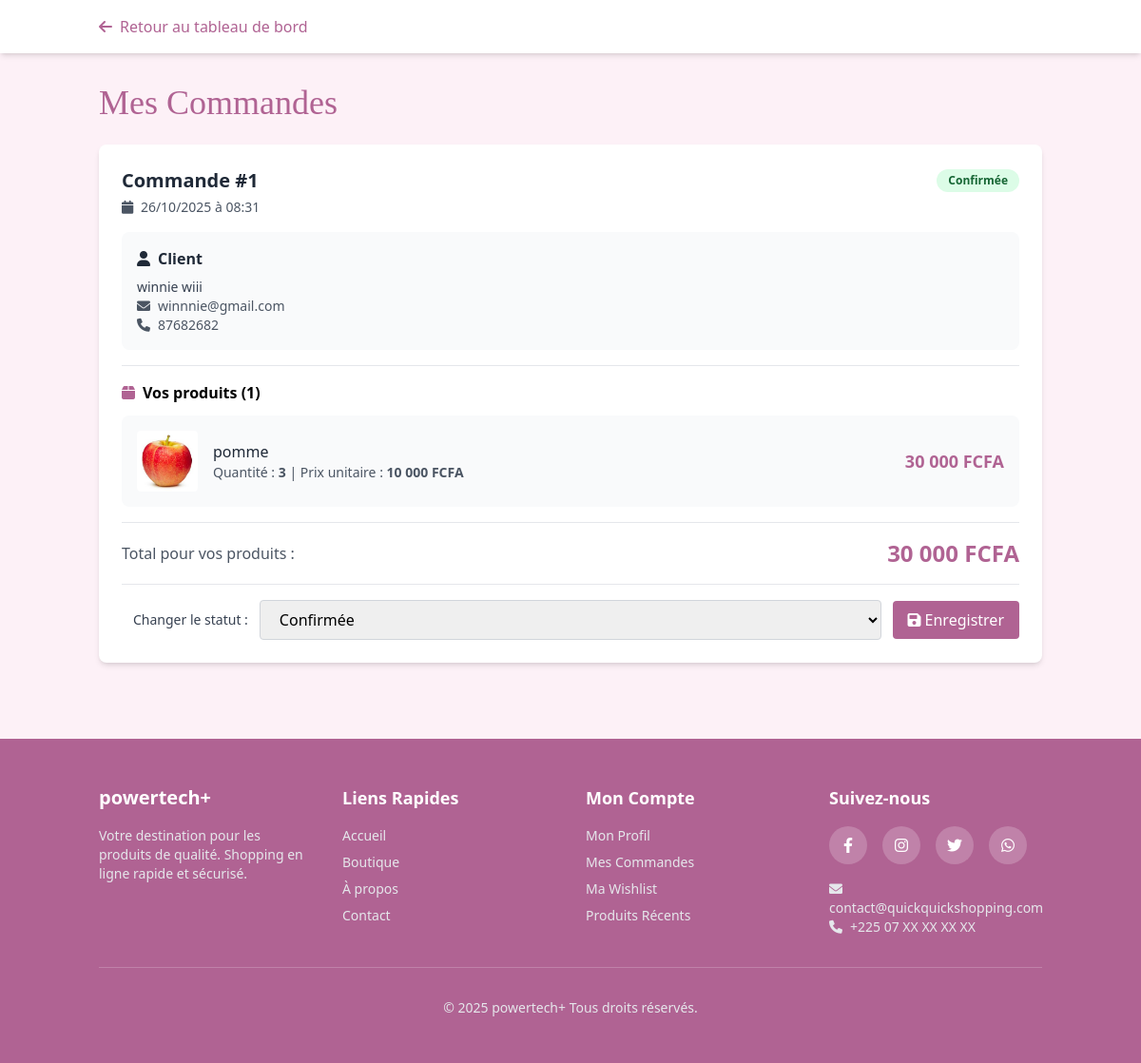
/seller/orders.php (signed in), run on the app's committed database.
### tables this page shows
CREATE TABLE `orders` (
  `id` int(11) NOT NULL,
  `customer_id` int(11) NOT NULL,
  `total_amount` decimal(10,2) NOT NULL,
  `status` enum('pending','confirmed','shipped','delivered','cancelled') DEFAULT 'pending',
  `payment_method` varchar(50) DEFAULT NULL,
  `payment_status` enum('pending','paid','failed','refunded') DEFAULT 'pending',
  `shipping_address` text DEFAULT NULL,
  `tracking_number` varchar(100) DEFAULT NULL,
  `created_at` timestamp NOT NULL DEFAULT current_timestamp(),
  `updated_at` timestamp NOT NULL DEFAULT current_timestamp() ON UPDATE current_timestamp()
);

CREATE TABLE `users` (
  `id` int(11) NOT NULL,
  `name` varchar(100) NOT NULL,
  `email` varchar(100) NOT NULL,
  `password` varchar(255) NOT NULL,
  `role` enum('admin','seller','customer') NOT NULL DEFAULT 'customer',
  `phone` varchar(20) DEFAULT NULL,
  `address` text DEFAULT NULL,
  `status` enum('active','pending','suspended','rejected') DEFAULT 'active',
  `total_sales` decimal(12,2) DEFAULT 0.00,
  `created_at` timestamp NOT NULL DEFAULT current_timestamp(),
  `updated_at` timestamp NOT NULL DEFAULT current_timestamp() ON UPDATE current_timestamp()
);

CREATE TABLE `order_items` (
  `id` int(11) NOT NULL,
  `order_id` int(11) NOT NULL,
  `product_id` int(11) NOT NULL,
  `quantity` int(11) NOT NULL,
  `price` decimal(10,2) NOT NULL,
  `created_at` timestamp NOT NULL DEFAULT current_timestamp()
);

CREATE TABLE `products` (
  `id` int(11) NOT NULL,
  `name` varchar(200) NOT NULL,
  `description` text DEFAULT NULL,
  `price` decimal(10,2) NOT NULL,
  `image` varchar(255) DEFAULT NULL,
  `category_id` int(11) NOT NULL,
  `reference` varchar(100) DEFAULT NULL,
  `seller_id` int(11) NOT NULL,
  `stock_quantity` int(11) DEFAULT 0,
  `status` enum('active','pending','sold_out','deleted') DEFAULT 'pending',
  `created_at` timestamp NOT NULL DEFAULT current_timestamp(),
  `updated_at` timestamp NOT NULL DEFAULT current_timestamp() ON UPDATE current_timestamp()
);

### seller/orders.php (the view, shortened to what this page needs)
<?php
include '../config/db.php';
$stmt = $bdd->prepare("
    SELECT DISTINCT o.*, u.name as customer_name, u.email as customer_email, u.phone as customer_phone
    FROM orders o
    JOIN order_items oi ON o.id = oi.order_id
    JOIN products p ON oi.product_id = p.id
    JOIN users u ON o.customer_id = u.id
    WHERE p.seller_id = ?
    ORDER BY o.created_at DESC
");
$stmt->execute([$_SESSION['user_id']]);
$orders = $stmt->fetchAll(PDO::FETCH_ASSOC);
$orders_with_items = [];
foreach ($orders as $order) {
    $stmt = $bdd->prepare("
        SELECT oi.*, p.name as product_name, p.image
        FROM order_items oi
        JOIN products p ON oi.product_id = p.id
        WHERE oi.order_id = ? AND p.seller_id = ?
    ");
    $stmt->execute([$order['id'], $_SESSION['user_id']]);
    $items = $stmt->fetchAll(PDO::FETCH_ASSOC);
    $order['items'] = $items;
    $order['total_items'] = array_sum(array_column($items, 'quantity'));
    $order['total_revenue'] = array_sum(array_column($items, 'price')) * array_sum(array_column($items, 'quantity'));
    $orders_with_items[] = $order;
}
?>
<!DOCTYPE html>
<html lang="fr">
<head>
    <script src="https://cdn.tailwindcss.com"></script>
    <link href="https://cdnjs.cloudflare.com/ajax/libs/font-awesome/6.0.0/css/all.min.css" rel="stylesheet">
</head>
<body class="bg-[#fdf1f7] min-h-screen">
    <header class="bg-white shadow-md sticky top-0 z-50">
        <div class="container mx-auto px-4 py-4">
            <div class="flex items-center justify-between">
                <a href="dashboard.php" class="flex items-center space-x-2 text-[#b06393] hover:text-[#d87eb6]">
                    <i class="fas fa-arrow-left"></i>
                    <span>Retour au tableau de bord</span>
                </a>
            </div>
        </div>
    </header>
    <div class="container mx-auto px-4 py-8">
        <div class="max-w-7xl mx-auto">
            <h1 class="text-4xl font-serif text-[#b06393] mb-6">Mes Commandes</h1>
            <?php if (empty($orders_with_items)): ?>
                <div class="bg-white rounded-lg shadow-md p-12 text-center">
                    <i class="fas fa-shopping-bag text-6xl text-gray-300 mb-4"></i>
                    <h3 class="text-2xl font-serif text-gray-700 mb-2">Aucune commande</h3>
                    <p class="text-gray-600">Vous n'avez pas encore de commandes pour vos produits.</p>
                </div>
            <?php else: ?>
                <div class="space-y-4">
                    <?php foreach ($orders_with_items as $order): ?>
                        <div class="bg-white rounded-lg shadow-md p-6">
                            <div class="flex justify-between items-start mb-4">
                                <div>
                                    <h3 class="text-xl font-semibold text-gray-800">
                                        Commande #<?= $order['id'] ?>
                                    </h3>
                                    <p class="text-sm text-gray-600 mt-1">
                                        <i class="fas fa-calendar mr-1"></i>
                                        <?= date('d/m/Y à H:i', strtotime($order['created_at'])) ?>
                                    </p>
                                </div>
                                <div class="text-right">
                                    <span class="inline-block px-3 py-1 rounded-full text-xs font-semibold
                                        <?= $order['status'] === 'pending' ? 'bg-yellow-100 text-yellow-800' : '' ?>
                                        <?= $order['status'] === 'confirmed' ? 'bg-green-100 text-green-800' : '' ?>
                                        <?= $order['status'] === 'shipped' ? 'bg-blue-100 text-blue-800' : '' ?>
                                        <?= $order['status'] === 'delivered' ? 'bg-green-100 text-green-800' : '' ?>
                                        <?= $order['status'] === 'cancelled' ? 'bg-red-100 text-red-800' : '' ?>
                                    ">
                                        <?php
                                        $status_labels = [
                                            'pending' => 'En attente',
                                            'confirmed' => 'Confirmée',
                                            'shipped' => 'Expédiée',
                                            'delivered' => 'Livrée',
                                            'cancelled' => 'Annulée'
                                        ];
                                        echo $status_labels[$order['status']] ?? ucfirst($order['status']);
                                        ?>
                                    </span>
                                </div>
                            </div>
                            <div class="bg-gray-50 rounded-lg p-4 mb-4">
                                <h4 class="font-semibold text-gray-800 mb-2">
                                    <i class="fas fa-user mr-2"></i>Client
                                </h4>
                                <p class="text-sm text-gray-700"><?= htmlspecialchars($order['customer_name']) ?></p>
                                <?php if (!empty($order['customer_email'])): ?>
                                    <p class="text-sm text-gray-600">
                                        <i class="fas fa-envelope mr-2"></i><?= htmlspecialchars($order['customer_email']) ?>
                                    </p>
                                <?php endif; ?>
                                <?php if (!empty($order['customer_phone'])): ?>
                                    <p class="text-sm text-gray-600">
                                        <i class="fas fa-phone mr-2"></i><?= htmlspecialchars($order['customer_phone']) ?>
                                    </p>
                                <?php endif; ?>
                            </div>
                            <div class="border-t pt-4">
                                <h4 class="font-semibold mb-3 flex items-center">
                                    <i class="fas fa-box mr-2 text-[#b06393]"></i>
                                    Vos produits (<?= count($order['items']) ?>)
                                </h4>
                                <div class="space-y-3">
                                    <?php foreach ($order['items'] as $item): ?>
                                        <div class="flex justify-between items-center bg-gray-50 rounded-lg p-4">
                                            <div class="flex items-center space-x-4">
                                                <?php if (!empty($item['image'])): ?>
                                                    <img src="../<?= htmlspecialchars($item['image']) ?>"
                                                         alt="<?= htmlspecialchars($item['product_name']) ?>"
                                                         class="w-16 h-16 object-cover rounded">
                                                <?php else: ?>
                                                    <div class="w-16 h-16 bg-gray-200 rounded flex items-center justify-center">
                                                        <i class="fas fa-image text-gray-400"></i>
                                                    </div>
                                                <?php endif; ?>
                                                <div class="flex-1">
                                                    <p class="font-medium text-gray-800"><?= htmlspecialchars($item['product_name']) ?></p>
                                                    <p class="text-sm text-gray-600">
                                                        Quantité : <span class="font-semibold"><?= $item['quantity'] ?></span>
                                                        | Prix unitaire : <span class="font-semibold"><?= number_format($item['price'], 0, ',', ' ') ?> FCFA</span>
                                                    </p>
                                                </div>
                                            </div>
                                            <div class="text-right">
                                                <p class="text-lg font-bold text-[#b06393]">
                                                    <?= number_format($item['price'] * $item['quantity'], 0, ',', ' ') ?> FCFA
                                                </p>
                                            </div>
                                        </div>
                                    <?php endforeach; ?>
                                </div>
                            </div>
                            <div class="mt-4 pt-4 border-t">
                                <div class="flex justify-between items-center">
                                    <span class="text-gray-600">Total pour vos produits :</span>
                                    <span class="text-2xl font-bold text-[#b06393]">
                                        <?= number_format($order['total_revenue'], 0, ',', ' ') ?> FCFA
                                    </span>
                                </div>
                            </div>
                            <div class="mt-4 pt-4 border-t">
                                <form method="POST" class="flex items-center space-x-3">
                                    <label class="text-sm font-medium text-gray-700">Changer le statut :</label>
                                    <select name="status" onchange="this.form.submit()"
                                            class="flex-1 border border-gray-300 rounded px-4 py-2 focus:outline-none focus:ring-2 focus:ring-[#b06393]">
                                        <option value="confirmed" <?= $order['status'] === 'confirmed' ? 'selected' : '' ?>>Confirmée</option>
                                    </select>
                                    <button type="submit" class="px-4 py-2 bg-[#b06393] text-white rounded hover:bg-[#d87eb6] transition">
                                        <i class="fas fa-save mr-1"></i>Enregistrer
                                    </button>
                                </form>
                            </div>
                        </div>
                    <?php endforeach; ?>
                </div>
            <?php endif; ?>
        </div>
    </div>
    <?php include '../includes/footer.php'; ?>
</body>
</html>

### data on the page
orders: id "1", created_at "26/10/2025 à 08:31", status "Confirmée", customer.name "winnie wiii", customer.email "winnnie@gmail.com", customer.phone "87682682", count($order['items']) "1", total_revenue "30 000"
order_items: product.name (picture), product.name "pomme", quantity "3", price "10 000", $item['price'] * $item['quantity'] "30 000"
